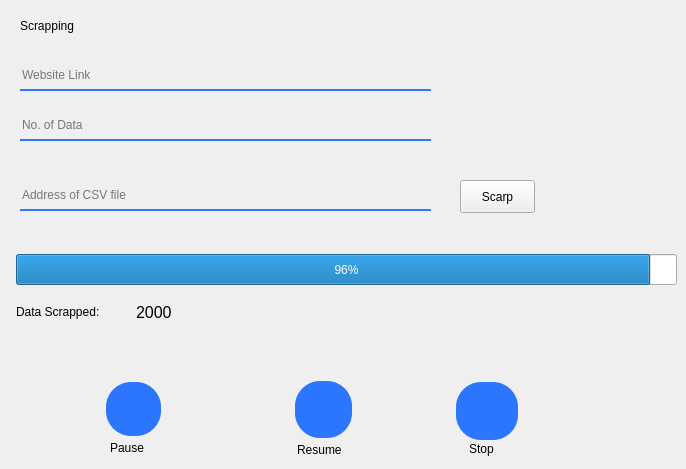
     <widget class="QWidget" name="Scrapping_2">
      <widget class="QProgressBar" name="dataProgressBar">
       <property name="geometry">
        <rect>
         <x>16</x>
         <y>254</y>
         <width>661</width>
         <height>31</height>
        </rect>
       </property>
       <property name="tabletTracking">
        <bool>false</bool>
       </property>
       <property name="value">
        <number>96</number>
       </property>
       <property name="orientation">
        <enum>Qt::Horizontal</enum>
       </property>
       <property name="format">
        <string>%p%</string>
       </property>
      </widget>
      <widget class="QLineEdit" name="noDataTxt">
       <property name="geometry">
        <rect>
         <x>20</x>
         <y>110</y>
         <width>411</width>
         <height>31</height>
        </rect>
       </property>
       <property name="styleSheet">
        <string notr="true">background-color:transparent;
border:0px 0px 0px 0px;
border-bottom:2px solid  rgb(43, 117, 255)</string>
       </property>
       <property name="placeholderText">
        <string>No. of Data</string>
       </property>
      </widget>
      <widget class="QLabel" name="label_3">
       <property name="geometry">
        <rect>
         <x>20</x>
         <y>0</y>
         <width>91</width>
         <height>51</height>
        </rect>
       </property>
       <property name="styleSheet">
        <string notr="true">font: 14pt &quot;MS Shell Dlg 2&quot;;</string>
       </property>
       <property name="text">
        <string>Scrapping</string>
       </property>
      </widget>
      <widget class="QLineEdit" name="webLinkTxt">
       <property name="geometry">
        <rect>
         <x>20</x>
         <y>60</y>
         <width>411</width>
         <height>31</height>
        </rect>
       </property>
       <property name="styleSheet">
        <string notr="true">background-color:transparent;
border:0px 0px 0px 0px;
border-bottom:2px solid  rgb(43, 117, 255)</string>
       </property>
       <property name="placeholderText">
        <string>Website Link</string>
       </property>
      </widget>
      <widget class="QPushButton" name="scrapBtn">
       <property name="geometry">
        <rect>
         <x>460</x>
         <y>180</y>
         <width>75</width>
         <height>33</height>
        </rect>
       </property>
       <property name="focusPolicy">
        <enum>Qt::ClickFocus</enum>
       </property>
       <property name="styleSheet">
        <string notr="true"/>
       </property>
       <property name="text">
        <string>Scarp</string>
       </property>
      </widget>
      <widget class="QLabel" name="startBtn">
       <property name="geometry">
        <rect>
         <x>295</x>
         <y>381</y>
         <width>57</width>
         <height>57</height>
        </rect>
       </property>
       <property name="styleSheet">
        <string notr="true">background-color: rgb(43, 117, 255);
padding:15px;
border-radius:25px</string>
       </property>
       <property name="frameShadow">
        <enum>QFrame::Sunken</enum>
       </property>
       <property name="text">
        <string/>
       </property>
       <property name="pixmap">
        <pixmap>../icons/playbtn.png</pixmap>
       </property>
       <property name="scaledContents">
        <bool>true</bool>
       </property>
      </widget>
      <widget class="QLabel" name="label_7">
       <property name="geometry">
        <rect>
         <x>16</x>
         <y>304</y>
         <width>121</width>
         <height>16</height>
        </rect>
       </property>
       <property name="styleSheet">
        <string notr="true">font: 12pt &quot;MS Shell Dlg 2&quot;;</string>
       </property>
       <property name="text">
        <string>Data Scrapped:</string>
       </property>
      </widget>
      <widget class="QLabel" name="pauseBtn">
       <property name="geometry">
        <rect>
         <x>106</x>
         <y>382</y>
         <width>55</width>
         <height>54</height>
        </rect>
       </property>
       <property name="styleSheet">
        <string notr="true">background-color: rgb(43, 117, 255);
border-radius:25px</string>
       </property>
       <property name="text">
        <string/>
       </property>
       <property name="pixmap">
        <pixmap>../icons/PauseBtn.png</pixmap>
       </property>
       <property name="scaledContents">
        <bool>true</bool>
       </property>
      </widget>
      <widget class="QLabel" name="label_10">
       <property name="geometry">
        <rect>
         <x>110</x>
         <y>440</y>
         <width>41</width>
         <height>16</height>
        </rect>
       </property>
       <property name="styleSheet">
        <string notr="true">font: 12pt &quot;MS Shell Dlg 2&quot;;</string>
       </property>
       <property name="text">
        <string>Pause</string>
       </property>
      </widget>
      <widget class="QLabel" name="label_11">
       <property name="geometry">
        <rect>
         <x>297</x>
         <y>440</y>
         <width>61</width>
         <height>20</height>
        </rect>
       </property>
       <property name="styleSheet">
        <string notr="true">font: 12pt &quot;MS Shell Dlg 2&quot;;</string>
       </property>
       <property name="text">
        <string>Resume</string>
       </property>
      </widget>
      <widget class="QLabel" name="stopBtn">
       <property name="geometry">
        <rect>
         <x>456</x>
         <y>382</y>
         <width>62</width>
         <height>58</height>
        </rect>
       </property>
       <property name="styleSheet">
        <string notr="true">background-color: rgb(43, 117, 255);
padding:10px;
border-radius:25px</string>
       </property>
       <property name="frameShadow">
        <enum>QFrame::Sunken</enum>
       </property>
       <property name="text">
        <string/>
       </property>
       <property name="pixmap">
        <pixmap>../icons/stopBtn.png</pixmap>
       </property>
       <property name="scaledContents">
        <bool>true</bool>
       </property>
      </widget>
      <widget class="QLabel" name="label_13">
       <property name="geometry">
        <rect>
         <x>469</x>
         <y>439</y>
         <width>31</width>
         <height>20</height>
        </rect>
       </property>
       <property name="styleSheet">
        <string notr="true">font: 12pt &quot;MS Shell Dlg 2&quot;;</string>
       </property>
       <property name="text">
        <string>Stop</string>
       </property>
      </widget>
      <widget class="QLabel" name="label_14">
       <property name="geometry">
        <rect>
         <x>136</x>
         <y>304</y>
         <width>41</width>
         <height>16</height>
        </rect>
       </property>
       <property name="font">
        <font>
         <family>MS Shell Dlg 2</family>
         <pointsize>12</pointsize>
         <weight>50</weight>
         <italic>false</italic>
         <bold>false</bold>
        </font>
       </property>
       <property name="styleSheet">
        <string notr="true">font: 12pt &quot;MS Shell Dlg 2&quot;;</string>
       </property>
       <property name="text">
        <string>2000</string>
       </property>
      </widget>
      <widget class="QLineEdit" name="fileAddressTxt">
       <property name="geometry">
        <rect>
         <x>20</x>
         <y>180</y>
         <width>411</width>
         <height>31</height>
        </rect>
       </property>
       <property name="styleSheet">
        <string notr="true">background-color:transparent;
border:0px 0px 0px 0px;
border-bottom:2px solid  rgb(43, 117, 255)</string>
       </property>
       <property name="placeholderText">
        <string>Address of CSV file</string>
       </property>
      </widget>
     </widget>
